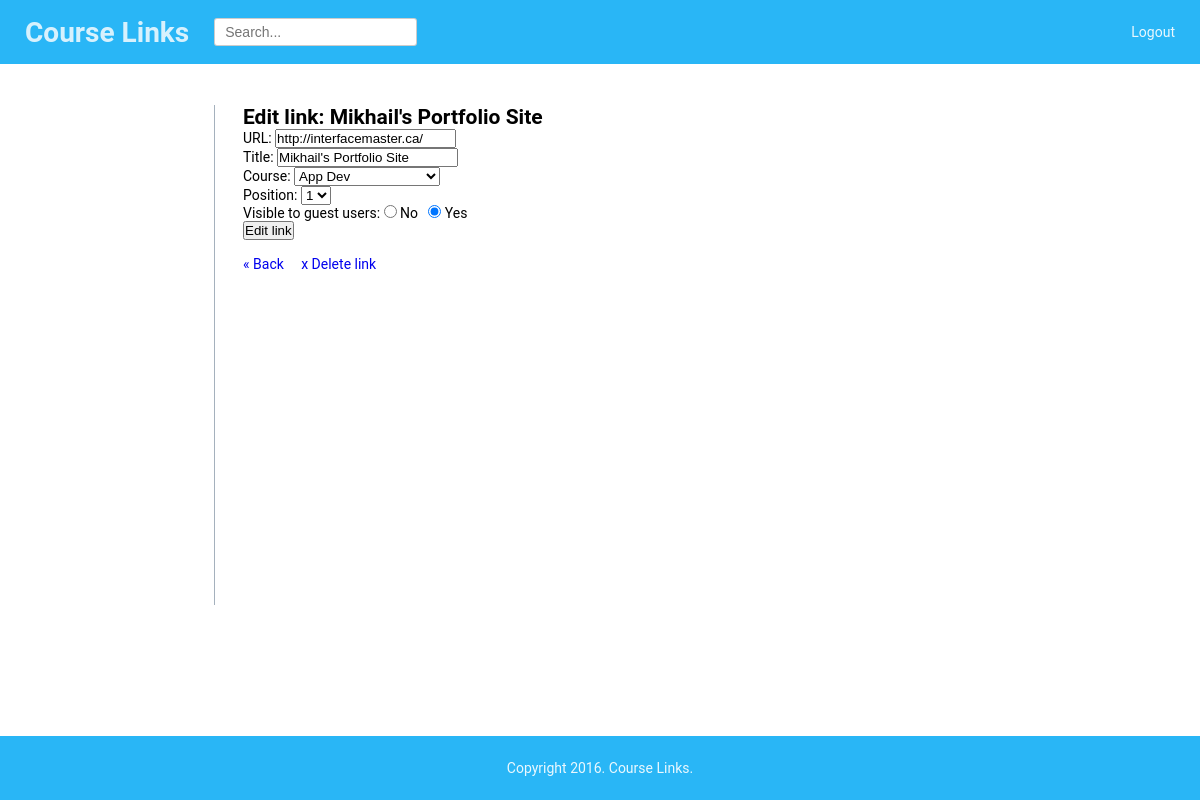
Page /edit_link.php?link=1 (signed in) on the committed database.
### tables this page shows
CREATE TABLE `links` (
  `id` bigint(20) NOT NULL,
  `url` varchar(2083) NOT NULL,
  `source` varchar(253) NOT NULL,
  `title` varchar(500) NOT NULL,
  `course_id` tinyint(4) NOT NULL,
  `position` smallint(6) NOT NULL,
  `visible` tinyint(1) NOT NULL,
  `date_posted` timestamp NOT NULL DEFAULT CURRENT_TIMESTAMP,
  `user_id` bigint(20) NOT NULL
);

CREATE TABLE `courses` (
  `id` tinyint(4) NOT NULL,
  `name` varchar(100) NOT NULL,
  `position` int(3) NOT NULL,
  `visible` tinyint(1) NOT NULL
);

### includes/functions.php (called while the page is built, shortened)
<?php
	function find_link_by_id($link_id, $public=true)
	{
		global $db;
		$sql  = "SELECT * ";
		$sql .= "FROM links ";
		$sql .= "WHERE id = :link_id ";
		$sql .= "LIMIT 1";
		try
		{
			$statement = $db->prepare($sql);
			$statement->bindParam(":link_id", $link_id);
			$statement->execute();
			$link = $statement->fetch();
		}
		catch (PDOException $error)
		{
			echo "ERROR: " . $error->getMessage();
		}
		if($link) {
			return $link;
		}
		else
		{
			return null;
		}
	}
	function set_current_course_link($public=false)
	{
		if (isset($_GET["course"]))
		{
			$current_course = find_course_by_id($_GET["course"], $public);
			if ($current_course && $public)
			{
				$current_link = find_default_link_for_course($current_course["id"]);
			}
			else
			{
				$current_link = null;
			}
		} elseif (isset($_GET["link"]))
		{
			$current_link = find_link_by_id($_GET["link"], $public);
		}
		else
		{
			$current_course = null;
			$current_link = null;
		}
	}
?>

### public/edit_link.php (the view, shortened to what this page needs)
<?php require_once("../includes/db_connection_open.php"); ?>
<?php require_once("../includes/functions.php"); ?>
<?php set_current_course_link(); ?>
<?php include("../includes/layouts/header.php"); ?>
<div id="main">
	<div id="navigation">
	</div>
	<div id="page">
		<h2>Edit link: <?php echo htmlentities($current_link["title"]); ?></h2>
		<form action="edit_link.php?link=<?php echo urlencode($current_link["id"]); ?>" method="post">
			<p>URL:
				<input type="text" name="url" value="<?php echo htmlentities($current_link["url"]); ?>" />
			</p>
			<p>Title:
				<input type="text" name="title" value="<?php echo htmlentities($current_link["title"]); ?>" />
			</p>
			<p>Course:
				<select name="course_id">
				<?php
					$course_set = $db->query('SELECT * FROM courses');
					foreach($course_set as $course)
					{
						echo "<option value=\"{$course["id"]}\"";
						if ($current_link["course_id"] == $course["id"]) {
							echo " selected";
						}
						echo ">{$course["name"]}</option>";
					} ?>
				</select>
			</p>
			<p>Position:
				<select name="position">
				<?php
					$course_id = $current_link["course_id"];
					$sql = "SELECT COUNT(*) FROM links WHERE course_id = :course_id";
					$statement = $db->prepare($sql);
					$statement->bindParam(":course_id", $course_id);
					$statement->execute();
				    $link_count = $statement->fetchColumn();
					for($count=1; $count <= $link_count; $count++) {
						echo "<option value=\"{$count}\"";
						if ($current_link["position"] == $count) {
							echo " selected";
						}
						echo ">{$count}</option>";
					}
				?>
				</select>
			</p>
			<p>Visible to guest users:
				<input type="radio" name="visible" value="0" <?php if ($current_link["visible"] == 0) { echo "checked"; } ?> /> No
				&nbsp;
				<input type="radio" name="visible" value="1" <?php if ($current_link["visible"] == 1) { echo "checked"; } ?>/> Yes
			</p>
			<input type="submit" name="submit" value="Edit link" />
		</form>
		<br />
		<a href="manage_content.php?link=<?php echo urlencode($current_link["id"]); ?>">&laquo; Back</a>
		<a href="delete_link.php?link=<?php echo urlencode($current_link["id"]); ?>" onclick="return confirm('Are you sure?');">x Delete link</a>
	</div>
</div>
<?php include("../includes/layouts/footer.php"); ?>

### public/stylesheets/styles.css (style rules this page uses)
* { margin: 0; padding: 0; box-sizing: border-box; }
html { height: 100%; width: 100%; }
body { font-family: 'Roboto', Arial, sans-serif; font-size: 14px; min-height: 100vh; position: relative; }
a { text-decoration: none; }
#navigation { float: left; width: 215px; height: 500px; padding: 0 2em; border-right: 1px solid #a5b1bd; }
#main { width: 100%; margin: 0; padding-top: 105px; padding-bottom: 105px; }
#page { float: left; height: 100%; padding: 0 2em; }

### rows in the picture
links: title "Mikhail's Portfolio Site", url "http://interfacemaster.ca/", course_id "App Dev", position "1", visible "☑"
